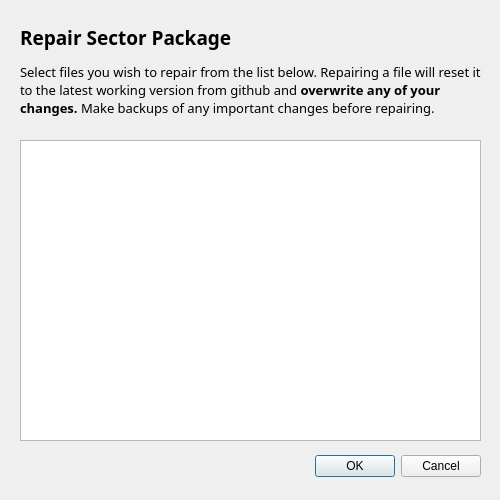
<?xml version="1.0" encoding="UTF-8"?>
<ui version="4.0">
 <class>repairDialog</class>
 <widget class="QDialog" name="repairDialog">
  <property name="geometry">
   <rect>
    <x>0</x>
    <y>0</y>
    <width>500</width>
    <height>500</height>
   </rect>
  </property>
  <property name="minimumSize">
   <size>
    <width>500</width>
    <height>500</height>
   </size>
  </property>
  <property name="maximumSize">
   <size>
    <width>500</width>
    <height>500</height>
   </size>
  </property>
  <property name="windowTitle">
   <string>Dialog</string>
  </property>
  <widget class="QDialogButtonBox" name="buttonBox">
   <property name="geometry">
    <rect>
     <x>20</x>
     <y>450</y>
     <width>461</width>
     <height>32</height>
    </rect>
   </property>
   <property name="orientation">
    <enum>Qt::Horizontal</enum>
   </property>
   <property name="standardButtons">
    <set>QDialogButtonBox::Cancel|QDialogButtonBox::Ok</set>
   </property>
  </widget>
  <widget class="QListWidget" name="listWidget">
   <property name="geometry">
    <rect>
     <x>20</x>
     <y>140</y>
     <width>461</width>
     <height>301</height>
    </rect>
   </property>
   <property name="selectionMode">
    <enum>QAbstractItemView::MultiSelection</enum>
   </property>
  </widget>
  <widget class="QLabel" name="label">
   <property name="geometry">
    <rect>
     <x>20</x>
     <y>10</y>
     <width>461</width>
     <height>121</height>
    </rect>
   </property>
   <property name="font">
    <font>
     <family>Fixel Text</family>
    </font>
   </property>
   <property name="text">
    <string>&lt;html&gt;&lt;head/&gt;&lt;body&gt;&lt;p&gt;&lt;span style=&quot; font-size:14pt; font-weight:700;&quot;&gt;Repair Sector Package&lt;/span&gt;&lt;/p&gt;&lt;p&gt;&lt;span style=&quot; font-size:10pt;&quot;&gt;Select files you wish to repair from the list below. Repairing a file will reset it to the latest working version from github and &lt;/span&gt;&lt;span style=&quot; font-size:10pt; font-weight:700;&quot;&gt;overwrite any of your changes. &lt;/span&gt;&lt;span style=&quot; font-size:10pt;&quot;&gt;Make backups of any important changes before repairing.&lt;/span&gt;&lt;/p&gt;&lt;/body&gt;&lt;/html&gt;</string>
   </property>
   <property name="wordWrap">
    <bool>true</bool>
   </property>
  </widget>
 </widget>
 <resources/>
 <connections>
  <connection>
   <sender>buttonBox</sender>
   <signal>accepted()</signal>
   <receiver>repairDialog</receiver>
   <slot>accept()</slot>
   <hints>
    <hint type="sourcelabel">
     <x>248</x>
     <y>254</y>
    </hint>
    <hint type="destinationlabel">
     <x>157</x>
     <y>274</y>
    </hint>
   </hints>
  </connection>
  <connection>
   <sender>buttonBox</sender>
   <signal>rejected()</signal>
   <receiver>repairDialog</receiver>
   <slot>reject()</slot>
   <hints>
    <hint type="sourcelabel">
     <x>316</x>
     <y>260</y>
    </hint>
    <hint type="destinationlabel">
     <x>286</x>
     <y>274</y>
    </hint>
   </hints>
  </connection>
 </connections>
</ui>
